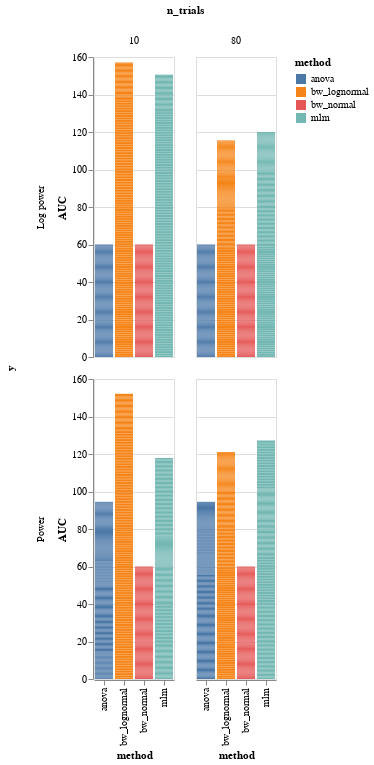
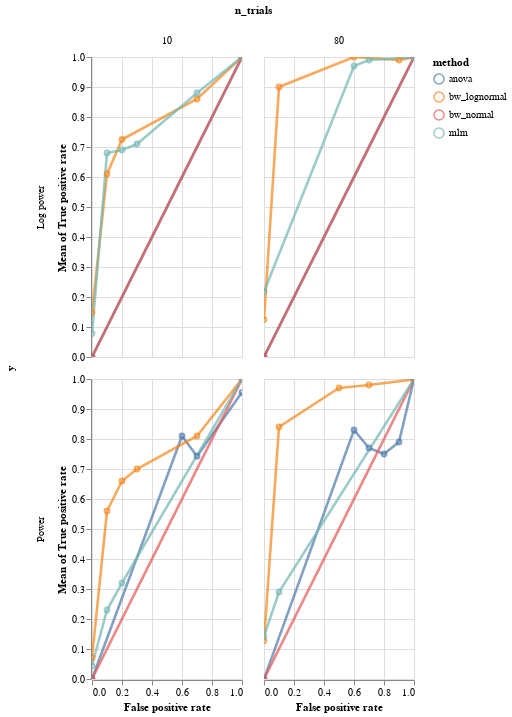

Notebook cell for these charts, in order:
### Code cell
bars, roc = model_comparison.plot_roc(df)
bars.facet(column='n_trials', row='y').properties().display()
roc.facet(column='n_trials', row='y').properties()

### Figure 1 — Vega-Lite specification as saved in the notebook (floating-point values rounded to 4 significant figures; data arrays with more than 128 entries replaced by an {"elided": "..."} marker saying what was removed)
{"config": {"view": {"continuousWidth": 400, "continuousHeight": 300}}, "data": {"name": "data-ad549deddcb6c7c0011123480251b0f6"}, "facet": {"column": {"type": "quantitative", "field": "n_trials"}, "row": {"type": "nominal", "field": "y"}}, "spec": {"mark": "bar", "encoding": {"color": {"type": "nominal", "field": "method"}, "x": {"type": "nominal", "field": "method"}, "y": {"type": "quantitative", "field": "AUC"}}, "selection": {"selector002": {"type": "interval", "bind": "scales", "encodings": ["x", "y"]}}}, "$schema": "https://vega.github.io/schema/vega-lite/v4.8.1.json", "datasets": {"data-ad549deddcb6c7c0011123480251b0f6": {"elided": "2449 records"}}}

### Figure 2 — Vega-Lite specification as saved in the notebook (floating-point values rounded to 4 significant figures; data arrays with more than 128 entries replaced by an {"elided": "..."} marker saying what was removed)
{"config": {"view": {"continuousWidth": 400, "continuousHeight": 300}}, "data": {"name": "data-ad549deddcb6c7c0011123480251b0f6"}, "facet": {"column": {"type": "quantitative", "field": "n_trials"}, "row": {"type": "nominal", "field": "y"}}, "spec": {"layer": [{"mark": {"type": "line", "opacity": 0.7, "size": 2.6}, "encoding": {"color": {"type": "nominal", "field": "method"}, "x": {"type": "quantitative", "field": "False positive rate"}, "y": {"type": "quantitative", "aggregate": "mean", "field": "True positive rate"}}, "selection": {"selector001": {"type": "interval", "bind": "scales", "encodings": ["x", "y"]}}}, {"mark": {"type": "point", "opacity": 0.7, "size": 22.6}, "encoding": {"color": {"type": "nominal", "field": "method"}, "x": {"type": "quantitative", "field": "False positive rate"}, "y": {"type": "quantitative", "aggregate": "mean", "field": "True positive rate"}}}], "width": 150}, "$schema": "https://vega.github.io/schema/vega-lite/v4.8.1.json", "datasets": {"data-ad549deddcb6c7c0011123480251b0f6": {"elided": "2449 records"}}}
